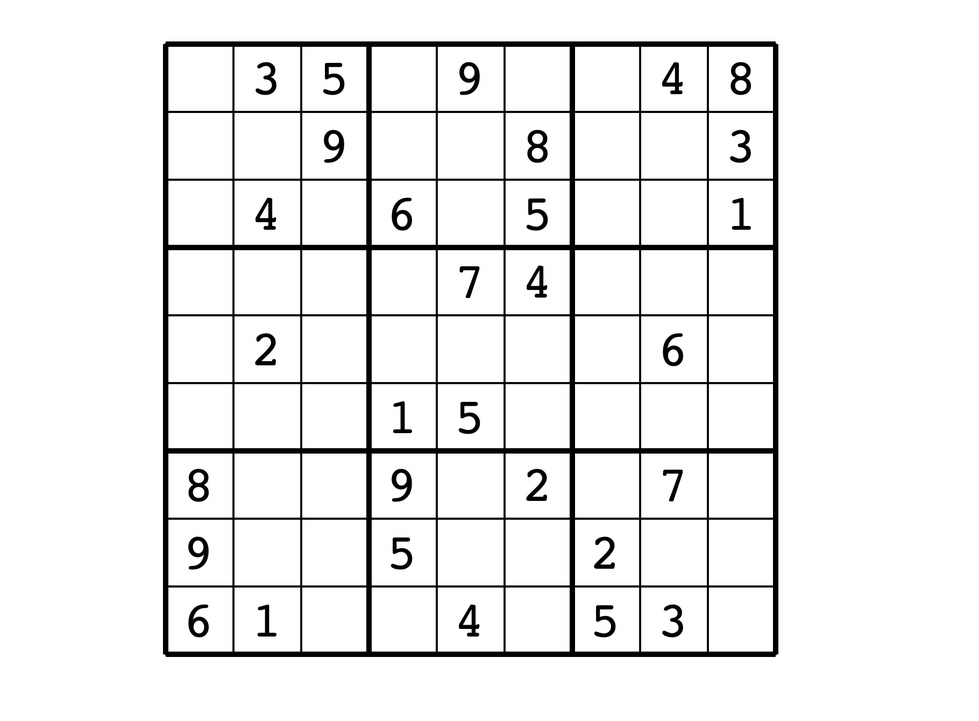
#> input picture level_1.jpg, 979 x 721 px, shrunk from 1820 x 1340 before the run
$ jupyter execute level_1.ipynb   (older library calls are emulated)
#> lines starting #> are read from the running program, lines starting #| are printed output that depends on the picture; after the words box and inside, x2 and y2 are one past the last pixel; in counts of white or black regions, pixels touching at a corner belong together; long printed decimals are rounded
[cell 1]
import struct
import cv2
import numpy as np
import matplotlib.pyplot as plt
from IPython.display import Image, display

def imshow(img):
    '''画像を Notebook 上にインラインで表示する。
    '''
    img = cv2.imencode('.png', img)[1]
    display(Image(img))

def split_image(img,x,y,line):
    height, width, channels = img.shape
    h = height//y
    w = width//x
    line_h = round(h*line)
    line_w = round(w*line)
    counter = 0
    for split_y in range(1, y+1):
        for split_x in range(1, x+1):
            counter += 1
            #7は枠を消すトリミング
            clp = img[ (h*(split_y-1))+line_h+7:(h*(split_y))-line_h-7, (w*(split_x-1))+line_w+7:(w*(split_x))-line_w-7]
            imshow(clp);
            cv2.imwrite("./raw_img/{}.png".format(counter), clp)
    counter = 0

image = cv2.imread("level_1.jpg")
#> image is the input picture: shape (721, 979, 3); min 0, max 255, mean 237.2
# 画像をグレースケールにする
gray = cv2.cvtColor(image, cv2.COLOR_BGR2GRAY)
# 白黒反転
gray = cv2.bitwise_not(gray)
# Sobelフィルタ
dx = cv2.Sobel(gray, cv2.CV_8U, 1, 0)
dy = cv2.Sobel(gray, cv2.CV_8U, 0, 1)
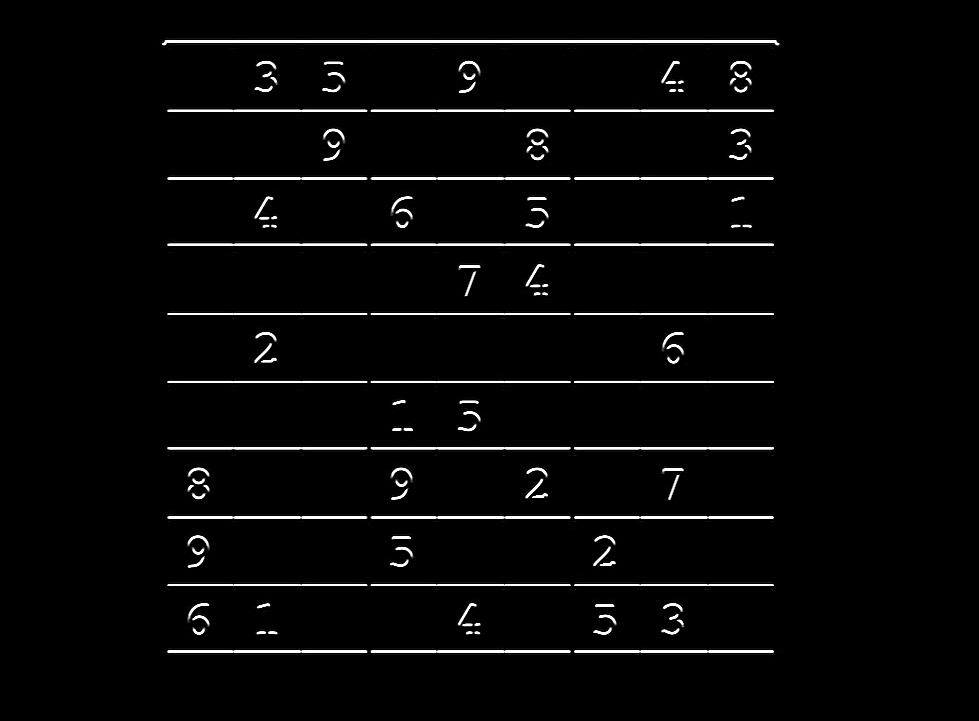
#> dy: shape (721, 979); min 0, max 255, mean 7.6
sobel = np.sqrt(dx * dx + dy * dy)
sobel = (sobel * 128.0).astype('uint8')
_, sobel = cv2.threshold(sobel, 0, 255, cv2.THRESH_BINARY + cv2.THRESH_OTSU)
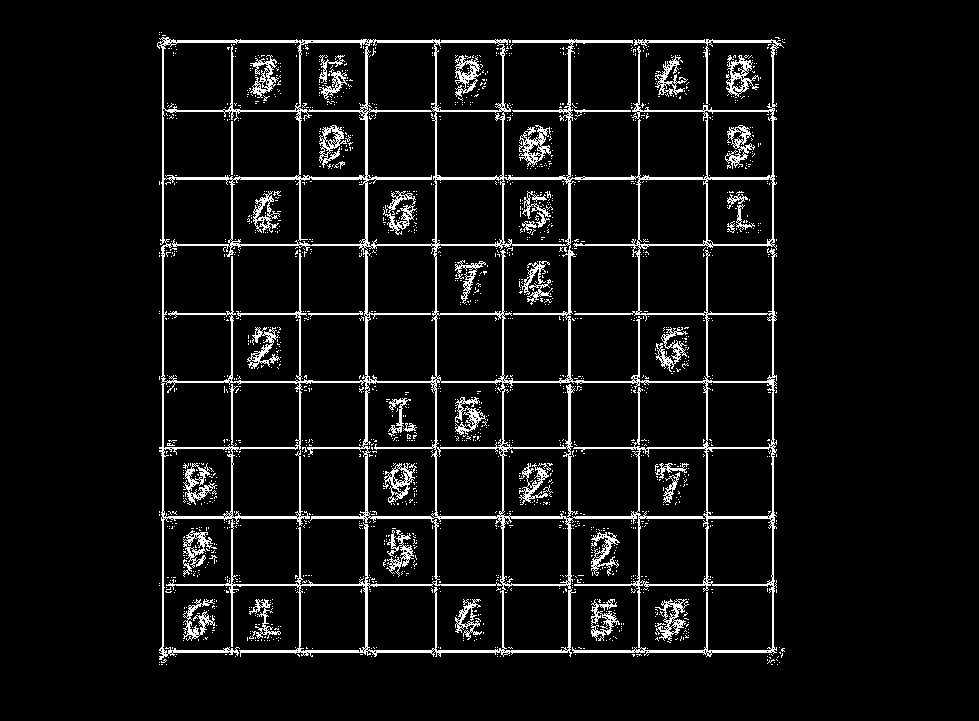
#> sobel: shape (721, 979); 6.6% white in thin lines or dots, all inside (x1, y1, x2, y2) = (157, 32, 785, 665)
# Canny法
canny = cv2.Canny(gray, 100, 200)
#> canny: shape (721, 979); 4% white in thin lines or dots, all inside (x1, y1, x2, y2) = (162, 41, 779, 657)
#２値化
ret,binary = cv2.threshold(gray,150,255,cv2.THRESH_BINARY)
#> binary: shape (721, 979); 6.4% white; 31 white regions, largest, box (x1, y1, x2, y2) and area: (163, 42, 778, 657) 37217, (731, 62, 751, 95) 344, (528, 130, 548, 163) 341

res_dilate = cv2.dilate(binary, np.ones((5, 5), dtype=binary.dtype))
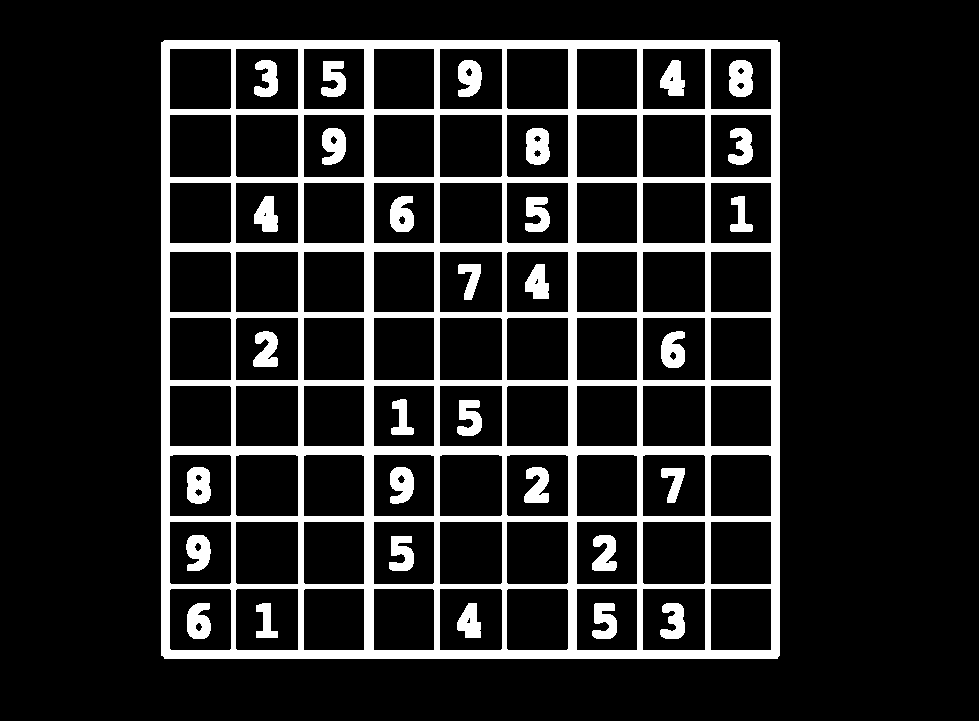
#> res_dilate: shape (721, 979); 14.4% white; 31 white regions, largest, box (x1, y1, x2, y2) and area: (161, 40, 780, 659) 82915, (729, 60, 753, 97) 742, (526, 128, 550, 165) 732
res_erode = cv2.erode(res_dilate, np.ones((5, 5), dtype=res_dilate.dtype))
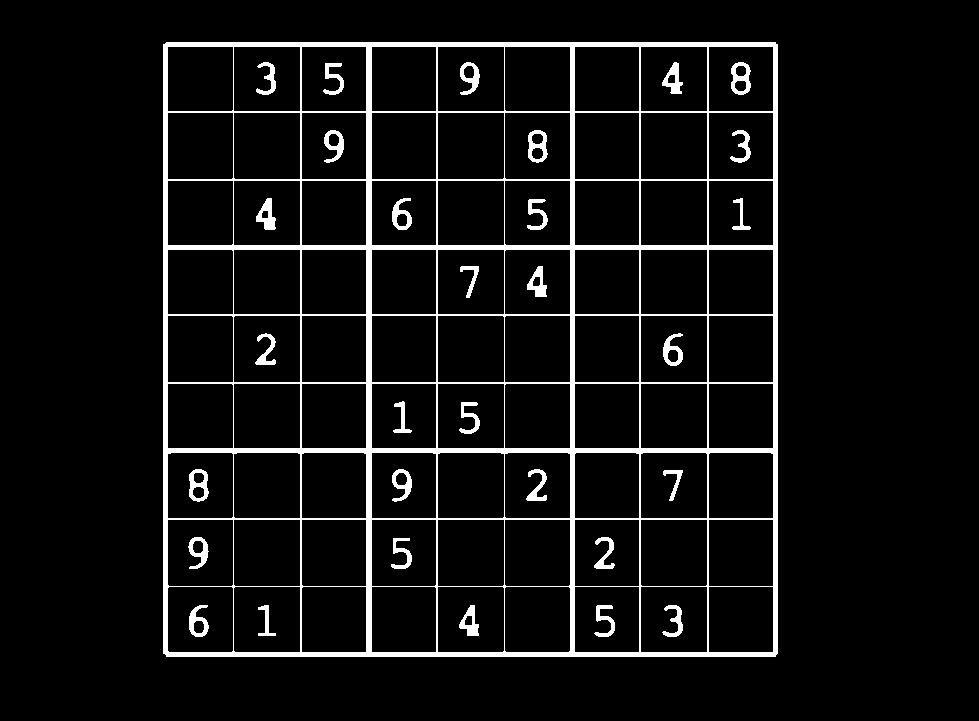
#> res_erode: shape (721, 979); 6.5% white; 31 white regions

imshow(res_dilate)
imshow(res_erode)


#res_close = cv2.morphologyEx(binary, cv2.MORPH_CLOSE, np.ones((5, 5), dtype=binary.dtype))

_, contours, _ = cv2.findContours(res_erode, cv2.RETR_EXTERNAL, cv2.CHAIN_APPROX_SIMPLE)
#> contours = 1 contour; box (x1, y1, x2, y2) and area: (163, 42, 778, 657) 376978
cv2.drawContours(image, contours, -1, (255, 0, 0), 3, cv2.LINE_AA)
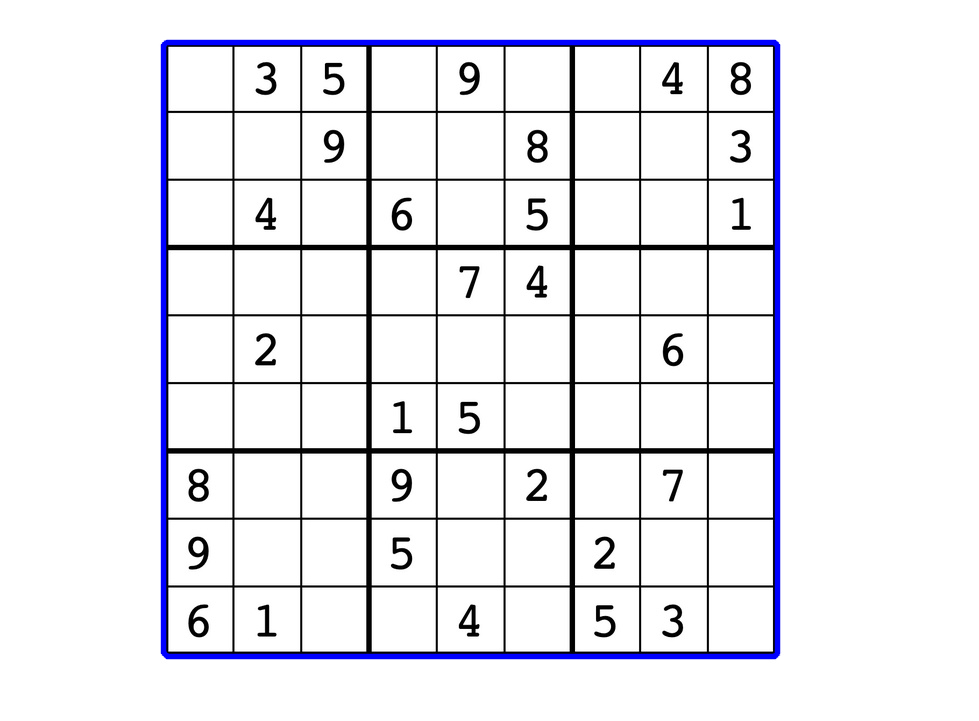
#> image: shape (721, 979, 3); 2.43% of pixels changed, all inside (x1, y1, x2, y2) = (160, 39, 781, 660)

for cnt in contours:
    # 輪郭線の長さを計算
    arclen = cv2.arcLength(cnt, True)
    print(arclen)
    # 輪郭線の近似
    approx = cv2.approxPolyDP(cnt, 0.01 * arclen, True)
    # 何角形かを見てみる
    print(len(approx))
    # 輪郭線の描画
    cv2.drawContours(image, [approx], -1, (255, 0, 0), 3, cv2.LINE_AA)

    n_gon = len(approx)
    text = 'unknown'
    if n_gon > 10:
        text = 'circle'
    elif n_gon == 6:
        text = 'hexagon'
    elif n_gon == 5:
        text = 'pentagon'
    elif n_gon == 4:
        text = 'rectangle'
    elif n_gon == 3:
        text = 'triangle'

    font = cv2.FONT_HERSHEY_SIMPLEX
    position = np.asarray(approx).reshape((-1, 2)).max(axis=0).astype('int32')
    px, py = position
    cv2.putText(image, text, (px + 10, py + 10), font, 1.0, (255, 255, 255), 2, cv2.LINE_AA)
#> this loop made 1 pass
#> (arclen, approx, n_gon, text, font, px, py) on pass 1: (2451.9, [[163, 44], [163, 653], [775, 656], [777, 44]], 4, 'rectangle', 0, 777, 656)
#| 2451.899
#| 4
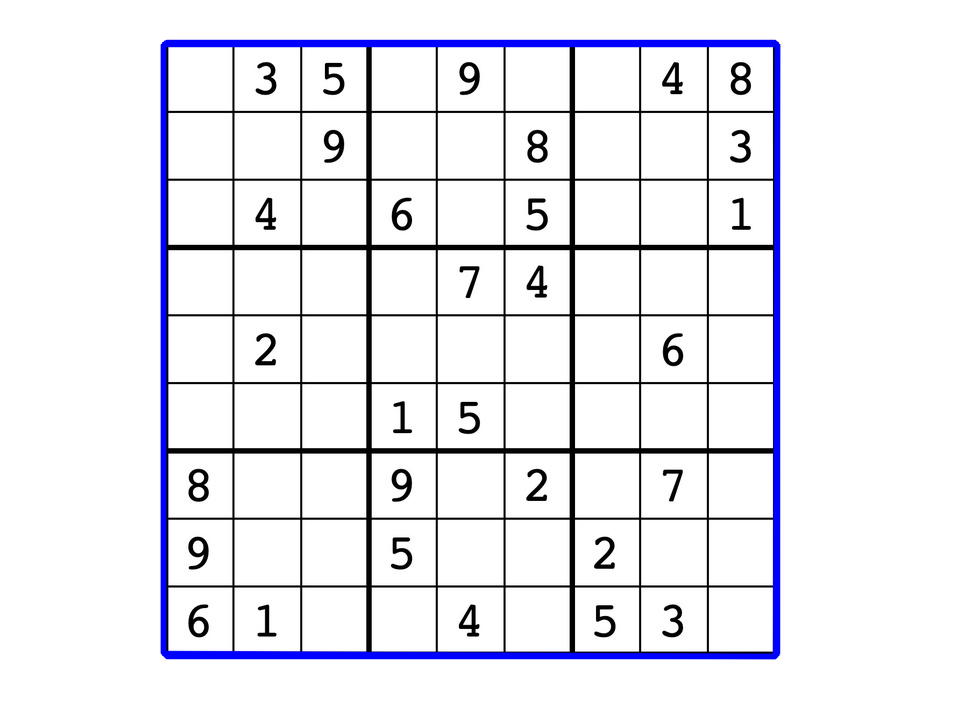
#> image: shape (721, 979, 3); 0.86% of pixels changed, all inside (x1, y1, x2, y2) = (160, 41, 781, 660)

    #print(approx)

imshow(image)

w, h = 500, 500  # 長方形の大きさ
points1 = approx.reshape(4,2);
#> points1 = [[163, 44], [163, 653], [775, 656], [777, 44]]
points1 = np.float32(points1);
print(points1)
#| [[163.  44.]
#|  [163. 653.]
#|  [775. 656.]
#|  [777.  44.]]
points2 = np.float32([[0, 0], [0, h], [w, h], [w, 0]])
print(points2)
H = cv2.getPerspectiveTransform(points1, points2)
#> H = [[0.819, -2.27e-18, -133.5], [9.14e-18, 0.819, -36.05], [8.06e-06, -5.33e-06, 1]]
square = cv2.warpPerspective(image, H, (w, h))
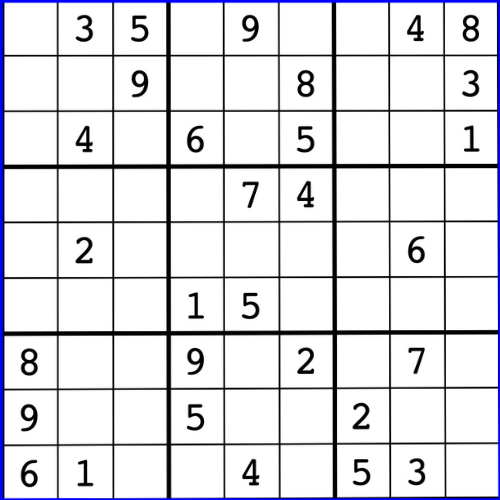
#> square: shape (500, 500, 3); mean B, G, R 228.9, 224.3, 224.3


split_image(square,9,9,0)
#> the loop in split_image, `for split_y in range(1, y+1):` made 9 passes
#> pass 1, in split_image, `cv2.imwrite("./raw_img/{}.png".format(counter), clp)`:
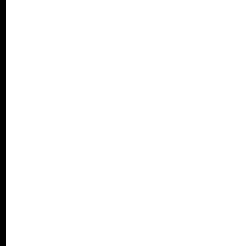
#> saved as 4.png: shape (41, 41, 3) (shown 6 times larger); values 253 (black) and 255 (white), 97.6% white; black in thin lines or dots, all inside (x1, y1, x2, y2) = (0, 0, 1, 41)
#> after the loop in split_image, `for split_y in range(1, y+1):`: counter = 81

$ run again, with level_3.jpg copied over level_1.jpg
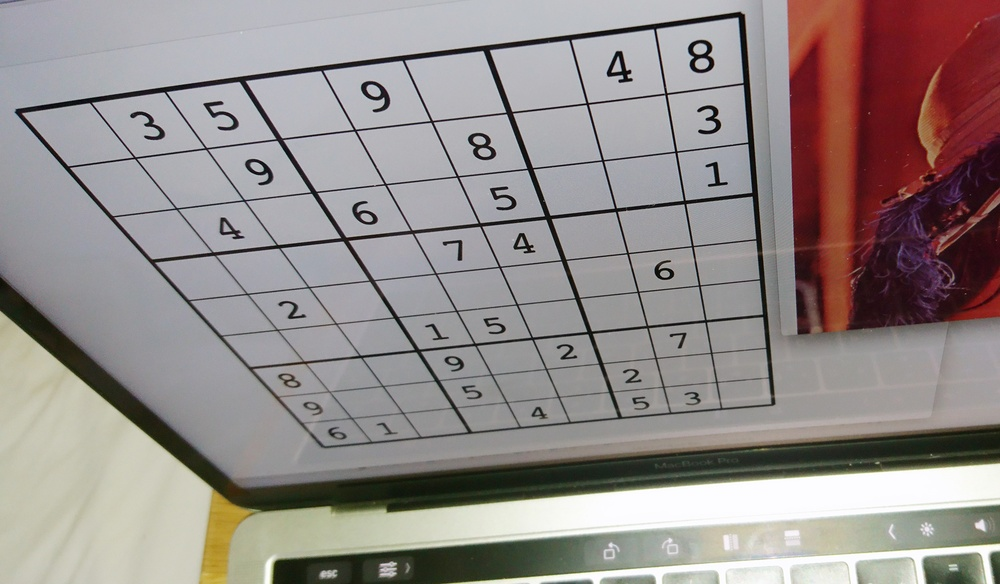
#> input picture level_3.jpg, 1000 x 584 px, shrunk from 2116 x 1236 before the run
#> image is the input picture: shape (584, 1000, 3); mean B, G, R 138.5, 140.3, 148.6
#> `_, sobel = cv2.threshold(sobel, 0, 255, cv2.THRESH_BINARY + cv2.THRESH..`:
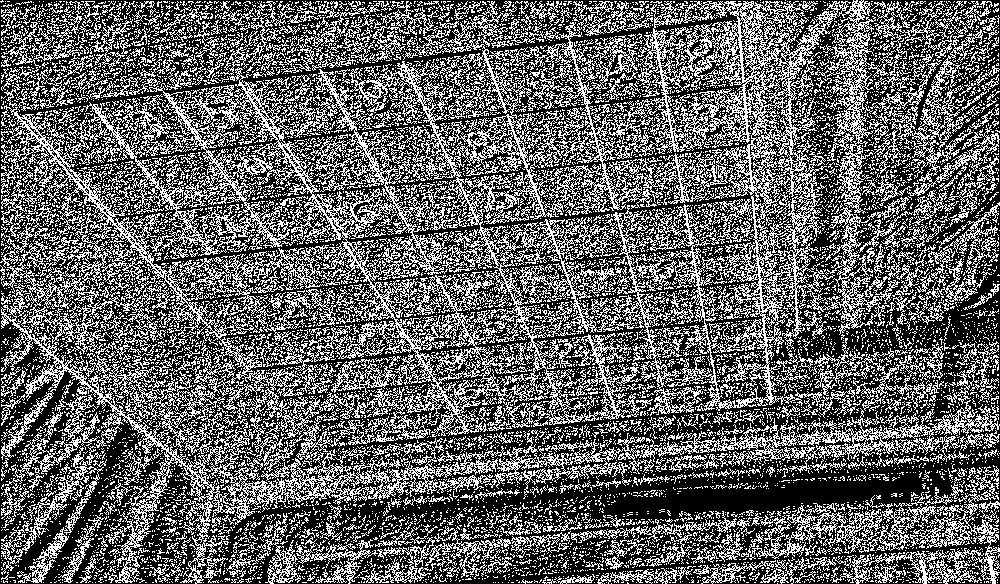
#> sobel: shape (584, 1000); 38.8% white in thin lines or dots
#> canny: shape (584, 1000); 5.4% white in thin lines or dots
#> binary: shape (584, 1000); 23.8% white; 135 white regions (90 under 20 px), largest, box (x1, y1, x2, y2) and area: (789, 0, 1000, 339) 64716, (0, 271, 1000, 512) 33161, (15, 12, 776, 448) 24170
#> res_dilate: shape (584, 1000); 34.4% white; 56 white regions, largest, box (x1, y1, x2, y2) and area: (787, 0, 1000, 341) 67895, (13, 10, 778, 450) 67380, (0, 269, 1000, 517) 38411
#> res_erode: shape (584, 1000); 24.3% white; 82 white regions (39 under 20 px)
#> img = 18951 values, max 255 at index 346, min 0 at index 8, mean 109.4
#> contours = 28 contours, 19 with area under 20; largest, box (x1, y1, x2, y2) and area: (15, 12, 776, 448) 229224, (789, 0, 1000, 339) 65998, (0, 271, 1000, 515) 32216, (273, 538, 582, 584) 9664, (924, 561, 975, 584) 696
#> the loop `for cnt in contours:` made 28 passes
#> (arclen, approx, n_gon, text, px, py) on passes 2, 12, 13, 14, 16, 17, 18, 21: (12, [[579, 571], [585, 571]], 2, 'unknown', 585, 571), (2, [[779, 311], [779, 312]], 2, 'unknown', 779, 312), (12, [[778, 294], [778, 300]], 2, 'unknown', 778, 300), (16, [[777, 280], [777, 288]], 2, 'unknown', 777, 288), (16, [[776, 263], [776, 271]], 2, 'unknown', 776, 271), (4, [[775, 255], [775, 257]], 2, 'unknown', 775, 257), (12, [[774, 234], [774, 240]], 2, 'unknown', 774, 240), (8, [[772, 199], [772, 203]], 2, 'unknown', 772, 203)
#> (printed output is left out)
#> after the loop `for cnt in contours:`:
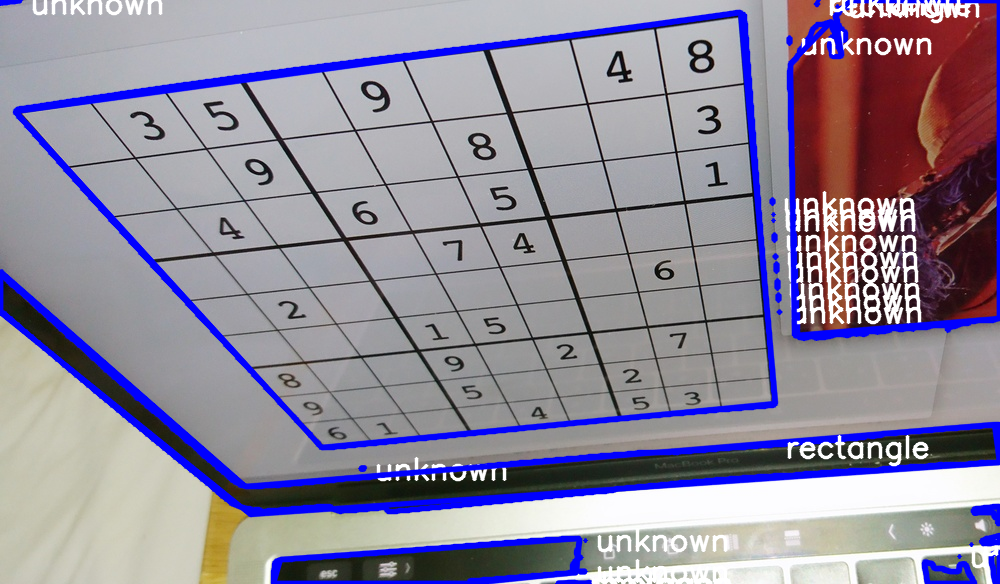
#> image: shape (584, 1000, 3); mean B, G, R 155.8, 138.6, 145.3
